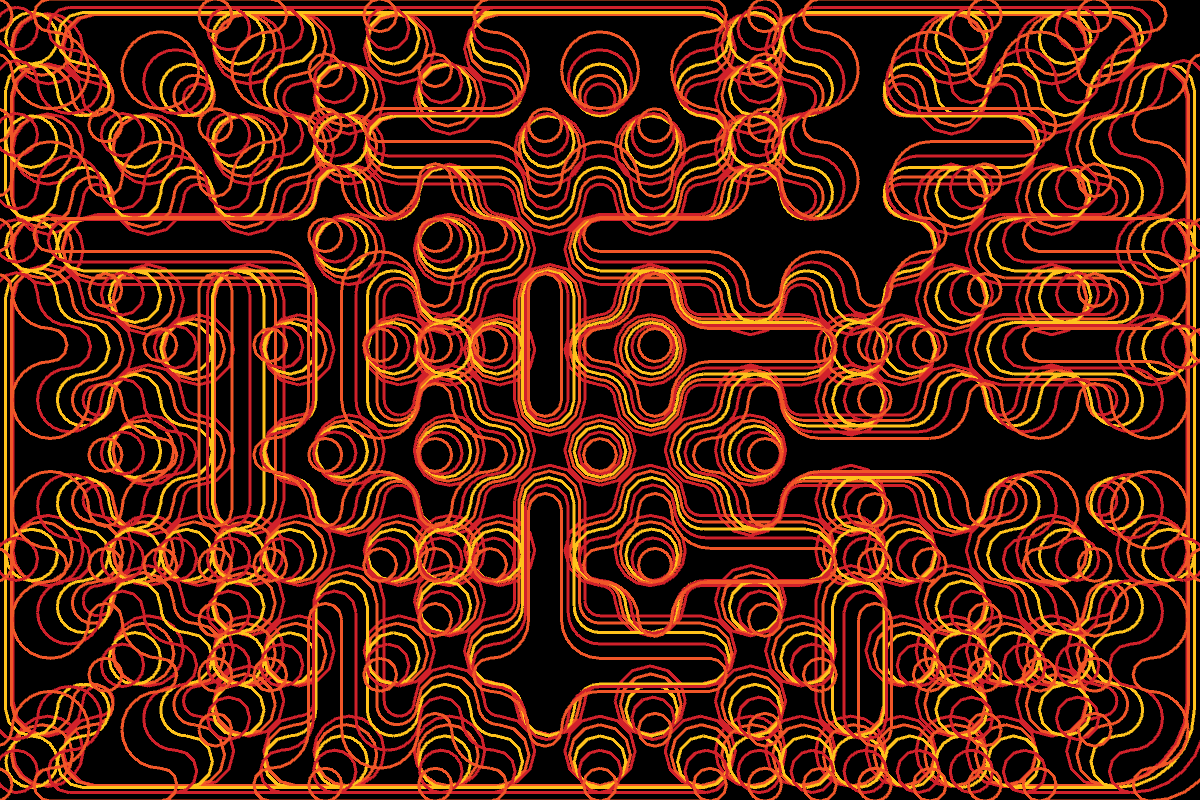

Generate this figure with Python:
import py5
from py5 import LEFT, RIGHT, TOP, BOTTOM, PI, HALF_PI, TWO_PI
from poly_arcs import quarter_poly, half_poly, poly_arc, bar
from random import choice

CELL_SIZE = 100
modulus = 3
mode = 0
frame_saving = False 
frame_saved = 0

cores_b = (
    '#fec31c',
    '#f15628',
    '#d1212b',
    )
cores_a = (
    '#21a5a8',
    '#1f79ac',
    '#174a92',
    )
#cores_t = cores_a + cores_b


def setup():
    py5.size(1200, 800, py5.P3D)
    py5.color_mode(py5.HSB)
    global grid_size
    grid_size = py5.width / CELL_SIZE
    py5.rect_mode(py5.CENTER)
    py5.stroke_cap(py5.SQUARE)
    Cell.variation_choices()
    Cell.step_start = -10
    Cell.step_end = 11
    Cell.step = 5
    #cam = PeasyCam(this, 200)


def init_grid(f=None):
    # default grid is with random state for cells
    if f == None:
        f = lambda i, j: choice((True, False))
    # number of collums and rows -2 for default cell sized border
    w = int(py5.width // CELL_SIZE)  # - 2
    h = int(py5.height // CELL_SIZE)  # - 2
    # print(w, h)
    for i in range(w):
        for j in range(h):
            # default Cell constructor has border=CELL_SIZE
            Cell.grid[(i, j)] = Cell((i, j), CELL_SIZE, f(i, j), border=0)

def draw():
    global frame_saving, frame_saved
    py5.translate(py5.width / 2, py5.height / 2)
    py5.background(0)
    for c in Cell.grid.values():
        c.update(py5.mouse_x - py5.width / 2, py5.mouse_y - py5.height / 2)
    for c in Cell.grid.values():
        c.plot(mode)

    if frame_saving:
        frame_saving = False
        frame_saved += 1
        py5.save_frame(f'{frame_saved}.png')
        py5.println(frame_saved)

def key_pressed():
    global mode, modulus, frame_saving
    if py5.key == "g" or py5.key == "G":
        frame_saving = True
    if py5.key == "s" or py5.key == "S":
        py5.save_frame("_#######.png")
    if py5.key != py5.CODED and py5.key in "01245679":
        mode = int(py5.key)
    if py5.key == "-":
        mode = -1
    if py5.key == " ":
        t = lambda i, j: True
        f = lambda i, j: False
        init_grid(choice((t, f)))
    if py5.key == "r":
        init_grid()
    if py5.key == "R":
        Cell.variation_choices()
    if py5.key == "x":
        init_grid(lambda i, j: (i + j) % modulus)
    if py5.key == "<" and modulus > 2:
        modulus -= 1
    if py5.key == ">":
        modulus += 1
    if py5.key == "z":
        move_grid()
    if py5.key_code == RIGHT:
        move_grid(x=1, y=0)
    if py5.key_code == LEFT:
        move_grid(x=-1, y=0)
    if py5.key_code == py5.UP:
        move_grid(x=0, y=-1)
    if py5.key_code == py5.DOWN:
        move_grid(x=0, y=1)

def move_grid(x=1, y=1):
    w, h = py5.width // CELL_SIZE, py5.height // CELL_SIZE
    new_grid = dict()
    for i in range(w):
        for j in range(h):
            c = Cell.grid.get((i, j), None)
            if c:
                c.index = ((i + x) % w, (j + y) % h)
                c.calculate_pos()
                new_grid[c.index] = c
    Cell.grid = new_grid



class Cell():
    RES = 8
    grid = dict()
    debug_mode = False
    # constants
    variations = "abcde"
    N, A, I, T, L, C, E = type_names = "NAITLCE"
    module_types = {"11111": A,  # All neighbours on
                    "00100": N,  # No neighbours on - isolated
                    "01111": T,  # T-shaped (three neighbours)
                    "11110": T,
                    "11101": T,
                    "10111": T,
                    "10101": I,  # I - Up & down or Left and Right
                    "01110": I,
                    "01100": C,  # Cap - single neighbour
                    "00110": C,
                    "00101": C,
                    "10100": C,
                    "01101": L,  # L-shaped (two neighbours)
                    "10110": L,
                    "00111": L,
                    "11100": L,
                    "00000": E,  # Empty - not used at this point
                    # "10000": E,
                    # "01000": E,
                    # "00010": E
                    }

    # neighbours list
    NL = ((-1, -1), (+0, -1), (+1, -1),
          (-1, +0), (+0, +0), (+1, +0),
          (-1, +1), (+0, +1), (+1, +1))
    # ortho neighbours
    ONL = ((+0, -1),
           (-1, +0), (+0, +0),
           (+1, +0),
           (+0, +1))
    # diagonal neighbours
    DNL = ((-1, -1), (+1, -1),
           (+0, +0),
           (-1, +1), (+1, +1))

    def __init__(self, index, cell_size, state=False, border=None):
        self.index = index
        self.state = state
        self.size_ = cell_size
        self.mouse_down = False
        self.variation = "a"
        self.ang = choice((0, 1, 2, 3))
        self.border = border
        self.calculate_pos()

    def calculate_pos(self):
        i, j = self.index
        if self.border == None:
            self.border = self.size_
        self.pos = py5.Py5Vector(
            self.border + self.size_ / 2 + i * self.size_ - py5.width / 2,
            self.border + self.size_ / 2 + j * self.size_ - py5.height / 2)

    def update(self, mx, my):
        # mouse over & selection treatment
        hs = CELL_SIZE / 2
        px, py = self.pos.x, self.pos.y
        self.mouse_on = (px - hs < mx < px + hs and
                         py - hs < my < py + hs)
        if self.mouse_on and py5.is_mouse_pressed:
            self.mouse_down = True

        elif self.mouse_down:
            self.state = not self.state
            self.mouse_down = False

        self.identify_module(Cell.ONL)
        self.type = Cell.module_types.get(self.module, "")

    def plot(self, mode):
        rnd = choice(Cell.variations)
        mode_variation = {1: "a",
                          2: "b",
                          3: "c",
                          4: "d",
                          5: "e",
                          6: Cell.variation_dict.get(Cell.module_types.get(self.module)),
                          7: rnd
                          }
        if self.state:
            py5.stroke_weight(3)
            if 1 <= mode <= len(mode_variation):
                self.variation = mode_variation[mode]
            # self.draw_node()
            if mode == -1:
                py5.fill(255, 100)
                py5.no_stroke()
                py5.rect(self.pos.x, self.pos.y, self.size_, self.size_)
                py5.no_fill()
            elif mode == 8:         # diagonal mode
                self.draw_diagonals()
            else:
                self.draw_mode()


    def draw_mode(self):
        """ draws node """
        siz = self.size_
        l = siz / 2.
        a = l / 2 # * 2  #- 1
        c = l / 2  # + 1
        with py5.push_matrix():
            py5.translate(self.pos.x, self.pos.y)
            if Cell.debug_mode:
                py5.fill(0)
                py5.text(self.type, 0, 0)
            py5.no_fill()  # stroke(0)
            rotation = {"11110": PI,
                        "10110": PI,
                        "00101": PI,
                        "11101": HALF_PI,
                        "01110": HALF_PI,
                        "11100": HALF_PI,
                        "00110": HALF_PI,
                        "11111": HALF_PI * self.ang,
                        "10111": PI + HALF_PI,
                        "00111": PI + HALF_PI,
                        "01100": PI + HALF_PI
                        }
            # rotation appropriate for each type
            py5.rotate(rotation.get(self.module, 0))

            for i in range(Cell.step_start,
                           Cell.step_end,
                           Cell.step):  # (-28, 29, 7):
                py5.translate(0, 0, (a / 2 + i))
                #py5.stroke(200 + i * Cell.step) #16 + i * 8, 255, 255)
                py5.random_seed(100)
                if py5.random(100) < 2:
                    py5.stroke(255)
                else:
                    py5.stroke(cores_b[i % len(cores_b)])
                
                if self.type == Cell.A:
                    if self.variation in "bd":
                        quarter_poly(l, l, c + i, TOP + LEFT)
                        quarter_poly(-l, -l, c + i, BOTTOM + RIGHT)
                        quarter_poly(-l, l, c + i, TOP + RIGHT)
                        quarter_poly(l, -l, c + i, BOTTOM + LEFT)
                    if self.variation in "ae":
                        half_poly(-l, 0, a - i, RIGHT)
                        half_poly(l, 0, a - i, LEFT)
                        half_poly(0, l, a - i, TOP)
                        half_poly(0, -l, a - i, BOTTOM)
                    if self.variation == "c":
                        py5.line(+a - i, -l, +a - i, l)
                        py5.line(-a + i, -l, -a + i, l)
                        half_poly(-l, 0, a - i, RIGHT)
                        half_poly(l, 0, a - i, LEFT)
                    if self.variation in "de":
                        Cell.csquare(a, i)

                elif self.type == Cell.T:
                    if self.variation in "bde":
                        py5.line(-l, -a + i, l, -a + i)
                        quarter_poly(l, l, c + i, TOP + LEFT)
                        quarter_poly(-l, l, c + i, TOP + RIGHT)
                    elif self.variation == "c":
                        pass
                        half_poly(-l, 0, a - i, RIGHT)
                        half_poly(l, 0, a - i, LEFT)
                        half_poly(0, l, a - i, TOP)
                    if self.variation in "ce":
                        Cell.csquare(a, i)
                    if self.variation == "a":
                        py5.line(-l, -a + i, l, -a + i)
                        half_poly(-l, 0, a - i, RIGHT)
                        half_poly(l, 0, a - i, LEFT)
                        half_poly(0, l, a - i, TOP)

                elif self.type == Cell.I:
                    if self.variation in "abde":
                        py5.line(+a - i, -l, +a - i, l)
                        py5.line(-a + i, -l, -a + i, l)
                    if self.variation in "ca":
                        half_poly(0, l, a - i, TOP)
                        half_poly(0, -l, a - i, BOTTOM)
                    if self.variation == "ce":
                        Cell.csquare(a, i)

                elif self.type == Cell.L:
                    if self.variation in "acde":
                        half_poly(-l, 0, a - i, RIGHT)
                        half_poly(0, l, a - i, TOP)
                    if self.variation in "a":
                        quarter_poly(-l, l, siz - c - i, TOP + RIGHT)
                    elif self.variation == "b":
                        quarter_poly(-l, l, siz - c - i, TOP + RIGHT)
                        i *= -1
                        quarter_poly(-l, l, c - i, TOP + RIGHT)
                    elif self.variation in "ce":
                        Cell.csquare(a, i)

                elif self.type == Cell.C:
                    if self.variation in "ac":
                        half_poly(0, -l, a - i, BOTTOM)
                    if self.variation in "abe":
                        half_poly(0, 0, a - i, BOTTOM)
                    if self.variation in "abde":
                        py5.line(+a - i, -l, +a - i, 0)
                        py5.line(-a + i, -l, -a + i, 0)
                    if self.variation in "dc":
                        Cell.csquare(a, i)
                    if self.variation == "e":
                        half_poly(0, -l / 2, a - i, TOP)

                elif self.type == Cell.N:
                    poly_arc(
                        0, 0, (a - i), # * 2,
                        0, # QUARTER_PI
                        TWO_PI, num_points=8)

    def identify_module(self, nbs):
        i, j = self.index[0], self.index[1]
        self.module = ""
        for (ni, nj) in nbs:
            nb = Cell.grid.get((i + ni, j + nj), None)
            if nb and nb.state:
                self.module += "1"
            else:
                self.module += "0"
 
    @staticmethod
    def csquare(a, i):
        poly_arc(0, 0, radius=(a-i), start_ang=0, sweep_ang=TWO_PI,
                 num_points=Cell.RES*2)
        #rect(0, 0, (a - i) * 2, (a - i) * 2)

    @staticmethod
    def variation_choices():
        Cell.variation_dict = dict()
        for t in Cell.type_names:
            Cell.variation_dict[t] = choice(Cell.variations)


py5.run_sketch()
